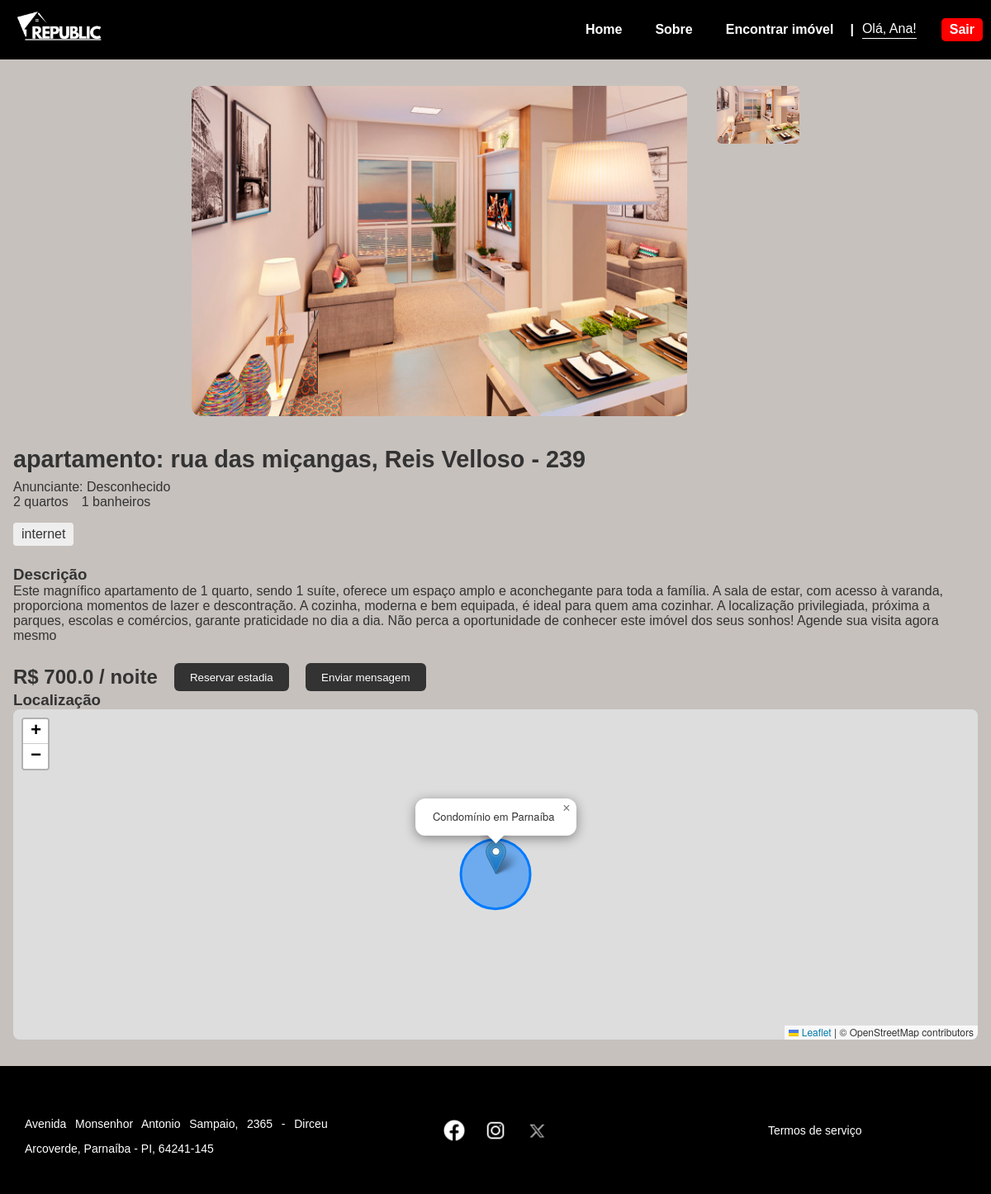
The page /detalhes_apartamento/3 (signed in) on the database its author committed.
### tables this page shows
CREATE TABLE usuarios (
    id INTEGER PRIMARY KEY AUTOINCREMENT,
    nome TEXT NOT NULL,
    email TEXT NOT NULL UNIQUE,
    senha TEXT NOT NULL,
    celular TEXT NOT NULL
);

CREATE TABLE apartamentos (
    id INTEGER PRIMARY KEY AUTOINCREMENT,
    endereco TEXT,
    bairro TEXT,
    numero TEXT,
    cep TEXT,
    complemento TEXT,
    valor REAL,
    quartos INTEGER,
    banheiros INTEGER,
    inclusos TEXT,
    outros TEXT,
    descricao TEXT,
    imagem TEXT,
    tipo TEXT
, usuario_id INTEGER);

### app.py (the view)
@app.route('/detalhes_apartamento/<int:id>')
def detalhes_apartamento(id):
    conn = sqlite3.connect('instance/banco.db')
    cursor = conn.cursor()
    cursor.execute("""
       SELECT id, endereco, bairro, numero, cep, complemento, valor, quartos,
              banheiros, inclusos, outros, descricao, imagem, tipo, usuario_id
       FROM apartamentos WHERE id = ?
    """, (id,))
    row = cursor.fetchone()
    if row and len(row) >= 15:
        apt = {
            'id': row[0],
            'endereco': row[1],
            'bairro': row[2],
            'numero': row[3],
            'cep': row[4],
            'complemento': row[5],
            'valor': row[6],
            'quartos': row[7],
            'banheiros': row[8],
            'inclusos': row[9].split(',') if row[9] else [],
            'outros': row[10],
            'descricao': row[11],
            'imagens': row[12].split(',') if row[12] else ['default.jpg'],
            'tipo': row[13],
            'usuario_id': row[14]
        }
        cursor.execute('SELECT nome FROM usuarios WHERE id = ?', (apt['usuario_id'],))
        dono = cursor.fetchone()
        dono_nome = dono[0] if dono else 'Desconhecido'
        conn.close()
        return render_template('apt.html', apartamento=apt, dono_nome=dono_nome, usuario_logado=session.get('usuario_id'))
    conn.close()
    return "Apartamento não encontrado", 404

### app.py (called while the page is built)
def obter_usuario_nome():
    if 'usuario_id' in session:
        conn = sqlite3.connect('instance/banco.db')
        cursor = conn.cursor()
        cursor.execute('SELECT nome FROM usuarios WHERE id = ?', (session['usuario_id'],))
        usuario = cursor.fetchone()
        conn.close()
        if usuario:
            return usuario[0]
    return None

@app.context_processor
def inject_usuario_nome():
    return dict(usuario_nome=obter_usuario_nome())

### templates/apt.html (shortened to what this page needs)
<!DOCTYPE html>
<html lang="pt-br">
<head>
  <link rel="stylesheet" href="{{ url_for('static', filename='css/style.css') }}">
  <link rel="stylesheet" href="{{ url_for('static', filename='css/apt.css') }}">
  <link rel="stylesheet" href="{{ url_for('static', filename='css/map.css') }}">
  <link rel="stylesheet" href="https://unpkg.com/leaflet/dist/leaflet.css" />
</head>
<body>
  <header class="header">
    <div class="logo">
      <a href="{{ url_for('index') }}">
        <img src="{{ url_for('static', filename='img/logo/logo_branca.png') }}" alt="Republic Logo">
      </a>
    </div>
    <nav class="nav">
      <a href="{{ url_for('index') }}">Home</a>
      <a href="{{ url_for('sobre') }}">Sobre</a>
      <a href="{{ url_for('pesquisa') }}">Encontrar imóvel</a>
      {% if usuario_nome %}
      <div class="user-info">
        <div class="separator">|</div>
        <span class="saudacao">Olá, {{ usuario_nome }}!</span>
        <a href="{{ url_for('logout') }}" class="logout-btn">Sair</a>
      </div>
      {% else %}
      <a href="{{ url_for('cadastro') }}">Login / Cadastro</a>
      {% endif %}
    </nav>
  </header>
  <main class="main-content">
    <div class="image-gallery side-by-side">
      <div class="main-img">
        {% if apartamento.imagens and apartamento.imagens|length > 0 %}
          <img id="current-img" src="{{ url_for('static', filename='img/apts/' + apartamento.imagens[0]) }}" alt="Imagem principal">
        {% else %}
          <img id="current-img" src="{{ url_for('static', filename='img/apts/default.jpg') }}" alt="Imagem padrão">
        {% endif %}
      </div>
      <div class="thumbs">
        {% for img in apartamento.imagens %}
          <img class="thumb" src="{{ url_for('static', filename='img/apts/' + img) }}" alt="Imagem" onclick="changeImage('{{ img }}')">
        {% endfor %}
      </div>
    </div>
    <section class="details">
      <h2>{{ apartamento.tipo }}: {{ apartamento.endereco }}, {{ apartamento.bairro }} - {{ apartamento.numero }}</h2>
<div class="anunciante">
  <span>Anunciante: {{ dono_nome }}</span>
</div>
      <ul class="info">
        <li>{{ apartamento.quartos }} quartos</li>
        <li>{{ apartamento.banheiros }} banheiros</li>
      </ul>
      <div class="highlights">
        {% for item in apartamento.inclusos %}
        <span>{{ item }}</span>
        {% endfor %}
      </div>
      <section class="description">
        <h3>Descrição</h3>
        <p>{{ apartamento.descricao }}</p>
      </section>
      <div class="price-action">
        <span class="price">R$ {{ apartamento.valor }} / noite</span>
        <button>Reservar estadia</button>
        <button>Enviar mensagem</button>
      </div>
    </section>
    <section class="map">
      <h3>Localização</h3>
      <div id="map"></div>
    </section>
  </main>
  <footer class="footer">
    <div class="footer-content">
      <div class="container text-center">
        <div class="row">
          <div class="col">
            <p>Avenida Monsenhor Antonio Sampaio, 2365 - Dirceu Arcoverde, Parnaíba - PI, 64241-145</p>
          </div>
          <div class="col">
            <div class="socials">
              <a href="#"><img src="{{ url_for('static', filename='img/socials/facebook.png') }}" alt="Facebook"></a>
              <a href="#"><img src="{{ url_for('static', filename='img/socials/ig.png') }}" alt="Instagram"></a>
              <a href="#"><img src="{{ url_for('static', filename='img/socials/x.webp') }}" alt="X"></a>
            </div>
          </div>
          <div class="col">
            <a href="{{ url_for('termos') }}">Termos de serviço</a>
          </div>
        </div>
      </div>
    </div>
  </footer>
</body>
</html>

### static/css/style.css (style rules this page uses)
* { margin: 0; padding: 0; box-sizing: border-box; }
body { font-family: Arial, sans-serif; background-color: #c6c1bd; color: #333; }
.nav { display: flex; align-items: center; gap: 20px; }
.user-info { display: flex; align-items: center; gap: 10px; }
.separator { color: white; font-weight: bold; }
.saudacao { color: white; border-bottom: 1px solid white; padding-bottom: 2px; }
.logout-btn { background-color: red; color: white; padding: 5px 10px; border-radius: 5px; text-decoration: none; font-weight: bold; transition: background-color 0.3s; }
.header { background: rgb(0, 0, 0); display: flex; align-items: center; justify-content: space-between; padding: 10px; }
.logo img { width: 120px; }
.nav a { color: white; text-decoration: none; margin-left: 20px; font-weight: bold; }
.container { padding: 30px 50px; }
.container p { text-align: justify; line-height: 30px; margin-top: 15px; }
.footer { background-color: black; color: white; padding: 30px 0; font-size: 14px; }
.footer-content .container { max-width: 1200px; margin: 0 auto; padding: 0 20px; }
.footer-content .row { display: flex; justify-content: space-between; align-items: center; flex-wrap: wrap; text-align: center; }
.footer-content .col { flex: 1; padding: 10px; }
.footer-content .socials a img { width: 30px; margin: 0 8px; vertical-align: middle; }
.footer-content a { color: white; text-decoration: none; }

### static/css/apt.css (style rules this page uses)
.main-content { max-width: 1200px; margin: 2rem auto; padding: 0 1rem; }
.image-gallery { display: flex; flex-direction: column; align-items: center; gap: 1rem; }
.image-gallery.side-by-side { flex-direction: row; align-items: flex-start; justify-content: center; }
.main-img img { width: 100%; max-width: 800px; height: auto; border-radius: 12px; }
.image-gallery.side-by-side .main-img img { width: 600px; height: 400px; object-fit: cover; border-radius: 12px; }
.thumbs { display: flex; gap: 10px; flex-wrap: wrap; justify-content: center; }
.image-gallery.side-by-side .thumbs { flex-direction: column; gap: 10px; margin-left: 20px; }
.thumbs img { width: 100px; height: 70px; object-fit: cover; border-radius: 6px; cursor: pointer; transition: transform 0.2s; }
.details { margin-top: 2rem; }
.details h2 { font-size: 1.8rem; margin-bottom: 0.5rem; }
.info { list-style: none; padding: 0; display: flex; flex-wrap: wrap; gap: 1rem; }
.highlights { display: flex; flex-wrap: wrap; gap: 10px; margin: 1rem 0; }
.highlights span { background-color: #eee; padding: 5px 10px; border-radius: 4px; }
.description { margin: 1.5rem 0; }
.price-action { display: flex; align-items: center; gap: 20px; flex-wrap: wrap; }
.price { font-weight: bold; font-size: 1.5rem; }
.price-action button { background-color: #333; color: white; border: none; padding: 0.6rem 1.2rem; border-radius: 6px; cursor: pointer; transition: background-color 0.2s; }

### static/css/map.css (style rules this page uses)
#map { width: 100%; height: 100%; min-height: 400px; border-radius: 8px; }

### rows shown on the page
usuarios: nome "Ana"
apartamentos: imagem (picture), tipo "apartamento", endereco "rua das miçangas", bairro "Reis Velloso", numero "239", quartos "2", banheiros "1", inclusos "internet", descricao "Este magnífico apartamento de 1 quarto, sendo 1 suíte, oferece um espaço amplo e aconchegante para toda a família. A sala de estar, com acesso à varanda, proporciona momentos de lazer e descontração. A cozinha, moderna e bem equipada, é ideal para quem ama cozinhar. A localização privilegiada, próxima a parques, escolas e comércios, garante praticidade no dia a dia. Não perca a oportunidade de conhecer este imóvel dos seus sonhos! Agende sua visita agora mesmo", valor "700.0"

### other values the page prints
{{ dono_nome }} "Desconhecido"
